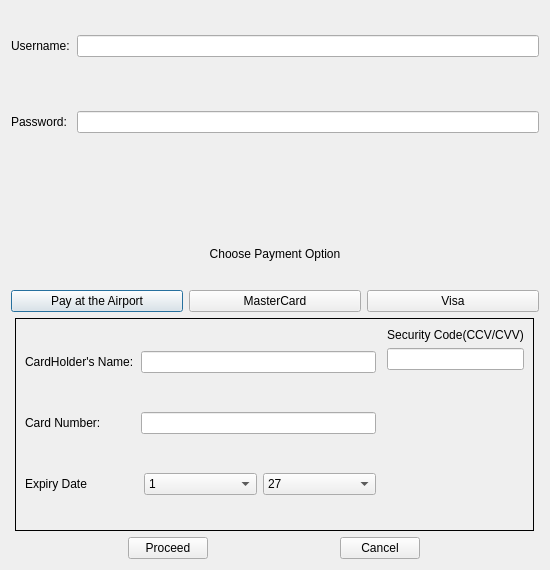
<?xml version="1.0" encoding="UTF-8"?>
<ui version="4.0">
 <class>PaymentScreen</class>
 <widget class="QDialog" name="PaymentScreen">
  <property name="geometry">
   <rect>
    <x>0</x>
    <y>0</y>
    <width>550</width>
    <height>570</height>
   </rect>
  </property>
  <property name="minimumSize">
   <size>
    <width>550</width>
    <height>570</height>
   </size>
  </property>
  <property name="maximumSize">
   <size>
    <width>550</width>
    <height>570</height>
   </size>
  </property>
  <property name="windowTitle">
   <string>Dialog</string>
  </property>
  <layout class="QGridLayout" name="gridLayout_2">
   <item row="2" column="0">
    <layout class="QGridLayout" name="gridLayout">
     <property name="sizeConstraint">
      <enum>QLayout::SizeConstraint::SetMinimumSize</enum>
     </property>
     <item row="0" column="0">
      <layout class="QVBoxLayout" name="verticalLayout">
       <item>
        <widget class="QLabel" name="label_4">
         <property name="sizePolicy">
          <sizepolicy hsizetype="Minimum" vsizetype="Minimum">
           <horstretch>0</horstretch>
           <verstretch>0</verstretch>
          </sizepolicy>
         </property>
         <property name="text">
          <string>Choose Payment Option</string>
         </property>
         <property name="alignment">
          <set>Qt::AlignmentFlag::AlignCenter</set>
         </property>
        </widget>
       </item>
       <item>
        <layout class="QHBoxLayout" name="horizontalLayout_3">
         <property name="sizeConstraint">
          <enum>QLayout::SizeConstraint::SetMinimumSize</enum>
         </property>
         <item>
          <widget class="QPushButton" name="PayAirportButton">
           <property name="text">
            <string>Pay at the Airport</string>
           </property>
          </widget>
         </item>
         <item>
          <widget class="QPushButton" name="MasterCardButton">
           <property name="text">
            <string>MasterCard</string>
           </property>
          </widget>
         </item>
         <item>
          <widget class="QPushButton" name="VisaButton">
           <property name="text">
            <string>Visa</string>
           </property>
          </widget>
         </item>
        </layout>
       </item>
      </layout>
     </item>
     <item row="1" column="0" alignment="Qt::AlignmentFlag::AlignHCenter|Qt::AlignmentFlag::AlignVCenter">
      <widget class="QStackedWidget" name="stackedWidget">
       <property name="sizePolicy">
        <sizepolicy hsizetype="Fixed" vsizetype="Fixed">
         <horstretch>0</horstretch>
         <verstretch>0</verstretch>
        </sizepolicy>
       </property>
       <property name="minimumSize">
        <size>
         <width>519</width>
         <height>213</height>
        </size>
       </property>
       <property name="frameShape">
        <enum>QFrame::Shape::Box</enum>
       </property>
       <property name="frameShadow">
        <enum>QFrame::Shadow::Plain</enum>
       </property>
       <property name="currentIndex">
        <number>2</number>
       </property>
       <widget class="QWidget" name="Empty"/>
       <widget class="QWidget" name="PatA">
        <layout class="QGridLayout" name="gridLayout_3">
         <item row="0" column="0">
          <widget class="QLabel" name="label_3">
           <property name="styleSheet">
            <string notr="true">font: 700 18pt &quot;Monotype Koufi&quot;;
text-decoration: underline;</string>
           </property>
           <property name="text">
            <string>PLEASE NOTE:</string>
           </property>
          </widget>
         </item>
         <item row="1" column="0">
          <widget class="QLabel" name="label_5">
           <property name="styleSheet">
            <string notr="true">font: 10pt &quot;Segoe UI&quot;;</string>
           </property>
           <property name="text">
            <string>You are put on a low priority as you are paying at the tickets window. 
 IF another passanger chooses the seats you have booked and pays directly with card, your booking will be revoked and you will be notified by email or SMS </string>
           </property>
           <property name="scaledContents">
            <bool>true</bool>
           </property>
           <property name="alignment">
            <set>Qt::AlignmentFlag::AlignCenter</set>
           </property>
           <property name="wordWrap">
            <bool>true</bool>
           </property>
          </widget>
         </item>
        </layout>
       </widget>
       <widget class="QWidget" name="MasterCard">
        <layout class="QGridLayout" name="gridLayout_4">
         <item row="0" column="2">
          <layout class="QGridLayout" name="gridLayout_5">
           <property name="sizeConstraint">
            <enum>QLayout::SizeConstraint::SetFixedSize</enum>
           </property>
           <item row="0" column="0">
            <layout class="QVBoxLayout" name="verticalLayout_2">
             <item>
              <widget class="QLabel" name="label_21">
               <property name="text">
                <string>Security Code(CCV/CVV)</string>
               </property>
               <property name="alignment">
                <set>Qt::AlignmentFlag::AlignCenter</set>
               </property>
              </widget>
             </item>
             <item>
              <widget class="QLineEdit" name="CVVBox1">
               <property name="sizePolicy">
                <sizepolicy hsizetype="Minimum" vsizetype="Fixed">
                 <horstretch>0</horstretch>
                 <verstretch>0</verstretch>
                </sizepolicy>
               </property>
              </widget>
             </item>
             <item>
              <spacer name="verticalSpacer_4">
               <property name="orientation">
                <enum>Qt::Orientation::Vertical</enum>
               </property>
               <property name="sizeHint" stdset="0">
                <size>
                 <width>20</width>
                 <height>40</height>
                </size>
               </property>
              </spacer>
             </item>
            </layout>
           </item>
           <item row="1" column="0">
            <widget class="QLabel" name="MasterCardLogo">
             <property name="sizePolicy">
              <sizepolicy hsizetype="Fixed" vsizetype="Fixed">
               <horstretch>0</horstretch>
               <verstretch>0</verstretch>
              </sizepolicy>
             </property>
             <property name="minimumSize">
              <size>
               <width>130</width>
               <height>90</height>
              </size>
             </property>
             <property name="text">
              <string/>
             </property>
             <property name="alignment">
              <set>Qt::AlignmentFlag::AlignCenter</set>
             </property>
            </widget>
           </item>
          </layout>
         </item>
         <item row="0" column="0">
          <layout class="QVBoxLayout" name="verticalLayout_7">
           <property name="sizeConstraint">
            <enum>QLayout::SizeConstraint::SetMinimumSize</enum>
           </property>
           <item>
            <layout class="QHBoxLayout" name="horizontalLayout_17">
             <item>
              <widget class="QLabel" name="label_19">
               <property name="minimumSize">
                <size>
                 <width>110</width>
                 <height>0</height>
                </size>
               </property>
               <property name="text">
                <string>CardHolder's Name:</string>
               </property>
              </widget>
             </item>
             <item>
              <widget class="QLineEdit" name="NameBox1"/>
             </item>
            </layout>
           </item>
           <item>
            <spacer name="verticalSpacer_2">
             <property name="orientation">
              <enum>Qt::Orientation::Vertical</enum>
             </property>
             <property name="sizeType">
              <enum>QSizePolicy::Policy::Fixed</enum>
             </property>
             <property name="sizeHint" stdset="0">
              <size>
               <width>20</width>
               <height>10</height>
              </size>
             </property>
            </spacer>
           </item>
           <item>
            <layout class="QHBoxLayout" name="horizontalLayout_18">
             <item>
              <widget class="QLabel" name="label_20">
               <property name="minimumSize">
                <size>
                 <width>110</width>
                 <height>0</height>
                </size>
               </property>
               <property name="text">
                <string>Card Number:</string>
               </property>
              </widget>
             </item>
             <item>
              <widget class="QLineEdit" name="CardNo1"/>
             </item>
            </layout>
           </item>
           <item>
            <spacer name="verticalSpacer_3">
             <property name="orientation">
              <enum>Qt::Orientation::Vertical</enum>
             </property>
             <property name="sizeType">
              <enum>QSizePolicy::Policy::Fixed</enum>
             </property>
             <property name="sizeHint" stdset="0">
              <size>
               <width>20</width>
               <height>10</height>
              </size>
             </property>
            </spacer>
           </item>
           <item>
            <layout class="QHBoxLayout" name="horizontalLayout_20">
             <item>
              <widget class="QLabel" name="label_22">
               <property name="minimumSize">
                <size>
                 <width>110</width>
                 <height>0</height>
                </size>
               </property>
               <property name="text">
                <string>Expiry Date</string>
               </property>
              </widget>
             </item>
             <item>
              <widget class="QComboBox" name="MonthBox1">
               <item>
                <property name="text">
                 <string>1</string>
                </property>
               </item>
               <item>
                <property name="text">
                 <string>2</string>
                </property>
               </item>
               <item>
                <property name="text">
                 <string>3</string>
                </property>
               </item>
               <item>
                <property name="text">
                 <string>4</string>
                </property>
               </item>
               <item>
                <property name="text">
                 <string>5</string>
                </property>
               </item>
               <item>
                <property name="text">
                 <string>6</string>
                </property>
               </item>
               <item>
                <property name="text">
                 <string>7</string>
                </property>
               </item>
               <item>
                <property name="text">
                 <string>8</string>
                </property>
               </item>
               <item>
                <property name="text">
                 <string>9</string>
                </property>
               </item>
               <item>
                <property name="text">
                 <string>10</string>
                </property>
               </item>
               <item>
                <property name="text">
                 <string>11</string>
                </property>
               </item>
               <item>
                <property name="text">
                 <string>12</string>
                </property>
               </item>
              </widget>
             </item>
             <item>
              <widget class="QComboBox" name="YearBox1">
               <item>
                <property name="text">
                 <string>27</string>
                </property>
               </item>
               <item>
                <property name="text">
                 <string>28</string>
                </property>
               </item>
               <item>
                <property name="text">
                 <string>29</string>
                </property>
               </item>
               <item>
                <property name="text">
                 <string>30</string>
                </property>
               </item>
               <item>
                <property name="text">
                 <string>31</string>
                </property>
               </item>
               <item>
                <property name="text">
                 <string>32</string>
                </property>
               </item>
               <item>
                <property name="text">
                 <string>33</string>
                </property>
               </item>
               <item>
                <property name="text">
                 <string>34</string>
                </property>
               </item>
               <item>
                <property name="text">
                 <string>35</string>
                </property>
               </item>
               <item>
                <property name="text">
                 <string>36</string>
                </property>
               </item>
              </widget>
             </item>
            </layout>
           </item>
          </layout>
         </item>
         <item row="0" column="1">
          <spacer name="horizontalSpacer_2">
           <property name="orientation">
            <enum>Qt::Orientation::Horizontal</enum>
           </property>
           <property name="sizeType">
            <enum>QSizePolicy::Policy::Maximum</enum>
           </property>
           <property name="sizeHint" stdset="0">
            <size>
             <width>5</width>
             <height>20</height>
            </size>
           </property>
          </spacer>
         </item>
        </layout>
       </widget>
       <widget class="QWidget" name="VISA">
        <layout class="QGridLayout" name="gridLayout_7">
         <item row="0" column="2">
          <layout class="QGridLayout" name="gridLayout_6">
           <property name="sizeConstraint">
            <enum>QLayout::SizeConstraint::SetFixedSize</enum>
           </property>
           <item row="0" column="0">
            <layout class="QVBoxLayout" name="verticalLayout_9">
             <item>
              <widget class="QLabel" name="label_26">
               <property name="text">
                <string>Security Code(CCV/CVV)</string>
               </property>
               <property name="alignment">
                <set>Qt::AlignmentFlag::AlignCenter</set>
               </property>
              </widget>
             </item>
             <item>
              <widget class="QLineEdit" name="CVVBox2">
               <property name="sizePolicy">
                <sizepolicy hsizetype="Minimum" vsizetype="Fixed">
                 <horstretch>0</horstretch>
                 <verstretch>0</verstretch>
                </sizepolicy>
               </property>
              </widget>
             </item>
             <item>
              <spacer name="verticalSpacer_7">
               <property name="orientation">
                <enum>Qt::Orientation::Vertical</enum>
               </property>
               <property name="sizeHint" stdset="0">
                <size>
                 <width>20</width>
                 <height>40</height>
                </size>
               </property>
              </spacer>
             </item>
            </layout>
           </item>
           <item row="1" column="0">
            <widget class="QLabel" name="VisaLogo">
             <property name="sizePolicy">
              <sizepolicy hsizetype="Fixed" vsizetype="Fixed">
               <horstretch>0</horstretch>
               <verstretch>0</verstretch>
              </sizepolicy>
             </property>
             <property name="minimumSize">
              <size>
               <width>130</width>
               <height>90</height>
              </size>
             </property>
             <property name="text">
              <string/>
             </property>
             <property name="alignment">
              <set>Qt::AlignmentFlag::AlignCenter</set>
             </property>
            </widget>
           </item>
          </layout>
         </item>
         <item row="0" column="0">
          <layout class="QVBoxLayout" name="verticalLayout_8">
           <property name="sizeConstraint">
            <enum>QLayout::SizeConstraint::SetMinimumSize</enum>
           </property>
           <item>
            <layout class="QHBoxLayout" name="horizontalLayout_19">
             <item>
              <widget class="QLabel" name="label_23">
               <property name="minimumSize">
                <size>
                 <width>110</width>
                 <height>0</height>
                </size>
               </property>
               <property name="text">
                <string>CardHolder's Name:</string>
               </property>
              </widget>
             </item>
             <item>
              <widget class="QLineEdit" name="NameBox2"/>
             </item>
            </layout>
           </item>
           <item>
            <spacer name="verticalSpacer_5">
             <property name="orientation">
              <enum>Qt::Orientation::Vertical</enum>
             </property>
             <property name="sizeType">
              <enum>QSizePolicy::Policy::Fixed</enum>
             </property>
             <property name="sizeHint" stdset="0">
              <size>
               <width>20</width>
               <height>10</height>
              </size>
             </property>
            </spacer>
           </item>
           <item>
            <layout class="QHBoxLayout" name="horizontalLayout_21">
             <item>
              <widget class="QLabel" name="label_24">
               <property name="minimumSize">
                <size>
                 <width>110</width>
                 <height>0</height>
                </size>
               </property>
               <property name="text">
                <string>Card Number:</string>
               </property>
              </widget>
             </item>
             <item>
              <widget class="QLineEdit" name="CardNoBox2"/>
             </item>
            </layout>
           </item>
           <item>
            <spacer name="verticalSpacer_6">
             <property name="orientation">
              <enum>Qt::Orientation::Vertical</enum>
             </property>
             <property name="sizeType">
              <enum>QSizePolicy::Policy::Fixed</enum>
             </property>
             <property name="sizeHint" stdset="0">
              <size>
               <width>20</width>
               <height>10</height>
              </size>
             </property>
            </spacer>
           </item>
           <item>
            <layout class="QHBoxLayout" name="horizontalLayout_22">
             <item>
              <widget class="QLabel" name="label_25">
               <property name="minimumSize">
                <size>
                 <width>110</width>
                 <height>0</height>
                </size>
               </property>
               <property name="text">
                <string>Expiry Date</string>
               </property>
              </widget>
             </item>
             <item>
              <widget class="QComboBox" name="MonthBox2">
               <item>
                <property name="text">
                 <string>1</string>
                </property>
               </item>
               <item>
                <property name="text">
                 <string>2</string>
                </property>
               </item>
               <item>
                <property name="text">
                 <string>3</string>
                </property>
               </item>
               <item>
                <property name="text">
                 <string>4</string>
                </property>
               </item>
               <item>
                <property name="text">
                 <string>5</string>
                </property>
               </item>
               <item>
                <property name="text">
                 <string>6</string>
                </property>
               </item>
               <item>
                <property name="text">
                 <string>7</string>
                </property>
               </item>
               <item>
                <property name="text">
                 <string>8</string>
                </property>
               </item>
               <item>
                <property name="text">
                 <string>9</string>
                </property>
               </item>
               <item>
                <property name="text">
                 <string>10</string>
                </property>
               </item>
               <item>
                <property name="text">
                 <string>11</string>
                </property>
               </item>
               <item>
                <property name="text">
                 <string>12</string>
                </property>
               </item>
              </widget>
             </item>
             <item>
              <widget class="QComboBox" name="YearBox2">
               <item>
                <property name="text">
                 <string>27</string>
                </property>
               </item>
               <item>
                <property name="text">
                 <string>28</string>
                </property>
               </item>
               <item>
                <property name="text">
                 <string>29</string>
                </property>
               </item>
               <item>
                <property name="text">
                 <string>30</string>
                </property>
               </item>
               <item>
                <property name="text">
                 <string>31</string>
                </property>
               </item>
               <item>
                <property name="text">
                 <string>32</string>
                </property>
               </item>
               <item>
                <property name="text">
                 <string>33</string>
                </property>
               </item>
               <item>
                <property name="text">
                 <string>34</string>
                </property>
               </item>
               <item>
                <property name="text">
                 <string>35</string>
                </property>
               </item>
               <item>
                <property name="text">
                 <string>36</string>
                </property>
               </item>
              </widget>
             </item>
            </layout>
           </item>
          </layout>
         </item>
         <item row="0" column="1">
          <spacer name="horizontalSpacer">
           <property name="orientation">
            <enum>Qt::Orientation::Horizontal</enum>
           </property>
           <property name="sizeType">
            <enum>QSizePolicy::Policy::Maximum</enum>
           </property>
           <property name="sizeHint" stdset="0">
            <size>
             <width>5</width>
             <height>20</height>
            </size>
           </property>
          </spacer>
         </item>
        </layout>
       </widget>
       <widget class="QWidget" name="page_2"/>
      </widget>
     </item>
    </layout>
   </item>
   <item row="3" column="0">
    <layout class="QHBoxLayout" name="horizontalLayout_4">
     <property name="spacing">
      <number>15</number>
     </property>
     <item>
      <widget class="QPushButton" name="CheckOutButton">
       <property name="sizePolicy">
        <sizepolicy hsizetype="Fixed" vsizetype="Fixed">
         <horstretch>0</horstretch>
         <verstretch>0</verstretch>
        </sizepolicy>
       </property>
       <property name="text">
        <string>Proceed</string>
       </property>
      </widget>
     </item>
     <item>
      <widget class="QPushButton" name="CancelButton">
       <property name="sizePolicy">
        <sizepolicy hsizetype="Fixed" vsizetype="Fixed">
         <horstretch>0</horstretch>
         <verstretch>0</verstretch>
        </sizepolicy>
       </property>
       <property name="text">
        <string>Cancel</string>
       </property>
      </widget>
     </item>
    </layout>
   </item>
   <item row="0" column="0">
    <layout class="QVBoxLayout" name="verticalLayout_3">
     <property name="sizeConstraint">
      <enum>QLayout::SizeConstraint::SetFixedSize</enum>
     </property>
     <item>
      <layout class="QHBoxLayout" name="horizontalLayout">
       <property name="sizeConstraint">
        <enum>QLayout::SizeConstraint::SetMaximumSize</enum>
       </property>
       <item alignment="Qt::AlignmentFlag::AlignHCenter|Qt::AlignmentFlag::AlignVCenter">
        <widget class="QLabel" name="label">
         <property name="sizePolicy">
          <sizepolicy hsizetype="Fixed" vsizetype="Fixed">
           <horstretch>0</horstretch>
           <verstretch>0</verstretch>
          </sizepolicy>
         </property>
         <property name="minimumSize">
          <size>
           <width>60</width>
           <height>70</height>
          </size>
         </property>
         <property name="text">
          <string>Username:</string>
         </property>
        </widget>
       </item>
       <item>
        <widget class="QLineEdit" name="UsernameBox"/>
       </item>
      </layout>
     </item>
     <item>
      <layout class="QHBoxLayout" name="horizontalLayout_2">
       <property name="sizeConstraint">
        <enum>QLayout::SizeConstraint::SetMaximumSize</enum>
       </property>
       <item alignment="Qt::AlignmentFlag::AlignHCenter|Qt::AlignmentFlag::AlignVCenter">
        <widget class="QLabel" name="label_2">
         <property name="sizePolicy">
          <sizepolicy hsizetype="Fixed" vsizetype="Fixed">
           <horstretch>0</horstretch>
           <verstretch>0</verstretch>
          </sizepolicy>
         </property>
         <property name="minimumSize">
          <size>
           <width>60</width>
           <height>70</height>
          </size>
         </property>
         <property name="text">
          <string>Password:</string>
         </property>
        </widget>
       </item>
       <item>
        <widget class="QLineEdit" name="PasswordBox"/>
       </item>
      </layout>
     </item>
    </layout>
   </item>
   <item row="1" column="0">
    <spacer name="verticalSpacer">
     <property name="orientation">
      <enum>Qt::Orientation::Vertical</enum>
     </property>
     <property name="sizeType">
      <enum>QSizePolicy::Policy::Fixed</enum>
     </property>
     <property name="sizeHint" stdset="0">
      <size>
       <width>20</width>
       <height>60</height>
      </size>
     </property>
    </spacer>
   </item>
  </layout>
 </widget>
 <resources/>
 <connections/>
</ui>
